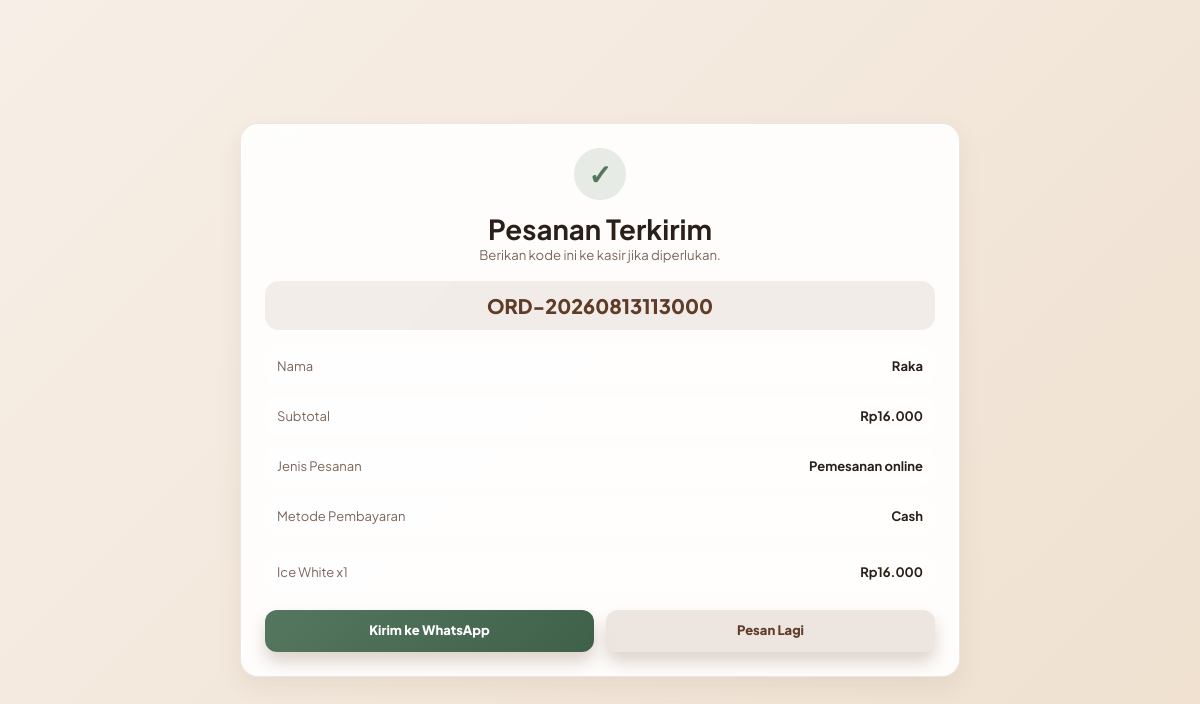
Screenshot of /pemesanan/sukses.php?id=60 with the database file from the repository.
### tables this page shows
CREATE TABLE `pesanan` (
  `id` int(11) NOT NULL AUTO_INCREMENT,
  `kode_pesanan` varchar(30) NOT NULL,
  `nama_pelanggan` varchar(120) NOT NULL,
  `nomor_wa` varchar(30) DEFAULT NULL,
  `metode_pembayaran` enum('Cash','QRIS') NOT NULL DEFAULT 'Cash',
  `sumber_pesanan` varchar(40) NOT NULL DEFAULT 'QR Menu',
  `catatan` text DEFAULT NULL,
  `status` enum('Menunggu','Diproses','Selesai','Dibatalkan') NOT NULL DEFAULT 'Menunggu',
  `subtotal` decimal(12,2) NOT NULL DEFAULT 0.00,
  `bayar` decimal(12,2) NOT NULL DEFAULT 0.00,
  `kembalian` decimal(12,2) NOT NULL DEFAULT 0.00,
  `transaksi_id` int(11) DEFAULT NULL,
  `selesai_at` datetime DEFAULT NULL,
  `created_at` timestamp NOT NULL DEFAULT current_timestamp(),
  `updated_at` timestamp NOT NULL DEFAULT current_timestamp() ON UPDATE current_timestamp(),
  PRIMARY KEY (`id`),
  UNIQUE KEY `kode_pesanan` (`kode_pesanan`)
);

CREATE TABLE `pesanan_detail` (
  `id` int(11) NOT NULL AUTO_INCREMENT,
  `pesanan_id` int(11) NOT NULL,
  `menu_id` int(11) NOT NULL,
  `nama_menu` varchar(160) NOT NULL,
  `harga_satuan` decimal(12,2) NOT NULL DEFAULT 0.00,
  `qty` int(11) NOT NULL DEFAULT 1,
  `subtotal` decimal(12,2) NOT NULL DEFAULT 0.00,
  `created_at` timestamp NOT NULL DEFAULT current_timestamp(),
  PRIMARY KEY (`id`),
  KEY `pesanan_id` (`pesanan_id`),
  CONSTRAINT `fk_pesanan_detail_pesanan` FOREIGN KEY (`pesanan_id`) REFERENCES `pesanan` (`id`) ON DELETE CASCADE
);

### pemesanan/sukses.php (the view, shortened to what this page needs)
<?php
$pesanan_id = isset($_GET['id']) ? (int) $_GET['id'] : 0;
$pesanan_query = mysqli_query($conn, "
    SELECT *
    FROM pesanan
    WHERE id = $pesanan_id
");
$pesanan = mysqli_fetch_assoc($pesanan_query);
$detail_query = mysqli_query($conn, "
    SELECT *
    FROM pesanan_detail
    WHERE pesanan_id = $pesanan_id
    ORDER BY id ASC
");
$details = [];
while ($row = mysqli_fetch_assoc($detail_query)) {
    $details[] = $row;
}
function formatRupiahOrder($number) {
    return 'Rp' . number_format($number, 0, ',', '.');
}
$message_lines = [
    'Halo Olbeemi, saya sudah membuat pesanan.',
    '',
    'Kode: ' . $pesanan['kode_pesanan'],
    'Nama: ' . $pesanan['nama_pelanggan'],
    'Jenis Pesanan: ' . (($pesanan['sumber_pesanan'] ?? 'QR Menu') === 'Kedai' ? 'Kedai' : 'Pemesanan online'),
    'Metode Pembayaran: ' . ($pesanan['metode_pembayaran'] ?? 'Cash'),
];
$message_lines[] = '';
$message_lines[] = 'Detail Pesanan:';
foreach ($details as $idx => $detail) {
    $message_lines[] =
        ($idx + 1) . '. ' .
        $detail['nama_menu'] .
        ' x' . (int) $detail['qty'] .
        ' - ' . formatRupiahOrder($detail['subtotal']);
}
$message_lines[] = '';
$message_lines[] = 'Subtotal: ' . formatRupiahOrder($pesanan['subtotal']);
if ($pesanan['catatan'] !== '') {
    $message_lines[] = 'Catatan: ' . $pesanan['catatan'];
}
$wa_text = rawurlencode(implode("\n", $message_lines));
$wa_target = preg_replace('/\D/', '', $store_whatsapp_number ?? '');
$wa_link = $wa_target
    ? "https://wa.me/$wa_target?text=$wa_text"
    : "https://wa.me/?text=$wa_text";
?>
<!DOCTYPE html>
<html lang="id">
<head>
    <link rel="stylesheet" href="../css/pemesanan.css">
</head>
<body class="public-order-body">
    <main class="success-page">
        <section class="success-card">
            <span class="success-mark">✓</span>
            <h1>Pesanan Terkirim</h1>
            <p>Berikan kode ini ke kasir jika diperlukan.</p>
            <div class="order-code">
                <?= htmlspecialchars($pesanan['kode_pesanan']) ?>
            </div>
            <div class="success-summary">
                <div>
                    <span>Nama</span>
                    <strong><?= htmlspecialchars($pesanan['nama_pelanggan']) ?></strong>
                </div>
                <div>
                    <span>Subtotal</span>
                    <strong><?= formatRupiahOrder($pesanan['subtotal']) ?></strong>
                </div>
                <div>
                    <span>Jenis Pesanan</span>
                    <strong><?= htmlspecialchars(($pesanan['sumber_pesanan'] ?? 'QR Menu') === 'Kedai' ? 'Kedai' : 'Pemesanan online') ?></strong>
                </div>
                <div>
                    <span>Metode Pembayaran</span>
                    <strong><?= htmlspecialchars($pesanan['metode_pembayaran'] ?? 'Cash') ?></strong>
                </div>
            </div>
            <div class="success-items">
                <?php foreach ($details as $detail): ?>
                    <div>
                        <span>
                            <?= htmlspecialchars($detail['nama_menu']) ?>
                            x<?= (int) $detail['qty'] ?>
                        </span>
                        <strong><?= formatRupiahOrder($detail['subtotal']) ?></strong>
                    </div>
                <?php endforeach; ?>
            </div>
            <div class="success-actions">
                <a href="<?= htmlspecialchars($wa_link) ?>" class="btn-wa" target="_blank" rel="noopener">
                    Kirim ke WhatsApp
                </a>
                <a href="index.php" class="btn-order-back">
                    Pesan Lagi
                </a>
            </div>
        </section>
    </main>
</body>
</html>

### css/pemesanan.css (style rules this page uses)
body { min-height: 100vh; }
body.public-order-body { display: block; overflow-x: hidden; overflow-y: auto; scrollbar-gutter: stable; background: linear-gradient(135deg, #f7efe7 0%, #efe0cf 100%); }
.order-header, .order-toolbar, .order-cart, .success-card, .order-detail-card, .order-summary-grid > div, .order-summary-grid > a { background: rgba(255, 255, 255, 0.9); border: 1px solid rgba(138, 90, 59, 0.14); border-radius: 18px; box-shadow: 0 8px 18px rgba(95, 59, 40, 0.07); backdrop-filter: blur(14px); }
.menu-info button, .btn-submit-order, .btn-wa, .btn-order-back { display: inline-flex; align-items: center; justify-content: center; width: 100%; min-height: 42px; padding: 10px 14px; border: none; border-radius: 12px; background: linear-gradient(135deg, #8a5a3b 0%, #6b3f25 100%); color: white; cursor: pointer; font-weight: 800; line-height: 1.2; text-align: center; text-decoration: none; white-space: nowrap; transition: transform 0.2s ease, box-shadow 0.2s ease, opacity 0.2s ease; box-shadow: 0 10px 16px rgba(107, 63, 37, 0.22); }
.menu-info button, .btn-wa, .btn-order-back { display: inline-flex; align-items: center; justify-content: center; }
.success-page { width: min(720px, calc(100% - 28px)); min-height: 100vh; margin: 0 auto; display: grid; place-items: center; padding: 24px 0; }
.success-card { width: 100%; padding: 24px; text-align: center; box-shadow: var(--shadow); }
.success-mark { display: inline-grid; place-items: center; width: 52px; height: 52px; margin-bottom: 12px; border-radius: 999px; background: var(--success-soft); color: var(--success); font-size: 28px; font-weight: 700; }
.order-code { margin: 16px auto; padding: 12px 16px; border-radius: var(--radius-md); background: var(--primary-soft); color: var(--primary-dark); font-size: 20px; font-weight: 800; }
.success-summary, .success-items { display: grid; gap: 10px; margin-top: 16px; text-align: left; }
.success-summary div, .success-items div { display: flex; justify-content: space-between; gap: 14px; padding: 12px; border-radius: var(--radius-md); background: rgba(255,255,255,0.48); }
.success-summary span, .success-items span { color: var(--muted); }
.success-actions { display: grid; grid-template-columns: 1fr 1fr; gap: 12px; margin-top: 18px; }
.btn-order-back { background: rgba(138, 90, 59, 0.14); color: var(--primary-dark); }
.btn-wa { background: linear-gradient(135deg, var(--success), #3f6049); }
@media (min-width: 981px) and (max-height: 820px) { body.public-order-body { overflow-y: auto; } }

### css/style.css (style rules this page uses)
:root { --bg-main: #eee4da; --bg-secondary: #dcc6af; --surface: rgba(255, 251, 247, 0.88); --surface-soft: rgba(255, 248, 242, 0.68); --surface-glass: rgba(255, 250, 245, 0.72); --surface-raised: #fffdf9; --border: rgba(95, 59, 40, 0.13); --primary: #8a5a3b; --primary-dark: #5f3b28; --primary-soft: rgba(138, 90, 59, 0.10); --text: #2b1f19; --muted: #7b6659; --text-muted: var(--muted); --caption: #9c8778; --danger: #c96a52; --danger-soft: rgba(201, 106, 82, 0.14); --success: #56775f; --success-soft: rgba(86, 119, 95, 0.14); --shadow-sm: 0 4px 12px rgba(95, 59, 40, 0.06); --shadow: 0 10px 24px rgba(95, 59, 40, 0.08); --shadow-lg: 0 18px 36px rgba(95, 59, 40, 0.12); --radius-sm: 10px; --radius-md: 14px; --radius-lg: 18px; --space-xs: 8px; --space-sm: 12px; --space-md: 16px; --space-lg: 24px; --space-xl: 32px; --control-height: 44px; --focus-ring: 0 0 0 4px rgba(138, 90, 59, 0.12); }
* { margin: 0; padding: 0; box-sizing: border-box; }
*::before, *::after { box-sizing: border-box; }
html, body { height: 100%; }
body { font-family: 'Plus Jakarta Sans', sans-serif; color: var(--text); background: radial-gradient(circle at 88% 8%, rgba(255,255,255,0.58), transparent 25%), radial-gradient(circle at 12% 92%, rgba(138,90,59,0.08), transparent 32%), linear-gradient(135deg, var(--bg-main), var(--bg-secondary)); min-height: 100vh; display: flex; overflow: hidden; }
h1 { font-size: clamp(22px, 2.3vw, 28px); font-weight: 700; line-height: 1.2; }
p { font-size: clamp(13px, 1.1vw, 14px); color: var(--muted); line-height: 1.5; }
a { color: inherit; text-decoration: none; }
@media (min-width: 1101px) and (max-width: 1300px) and (max-height: 900px) { body { font-size: 13px; } }
@media (min-width: 901px) { body { overflow: auto; } }

### rows the page displays
pesanan: kode_pesanan "ORD-20260813113000", nama_pelanggan "Raka", subtotal "Rp16.000", sumber_pesanan "Pemesanan online", metode_pembayaran "Cash"
pesanan_detail: nama_menu "Ice White", qty "1", subtotal "Rp16.000"
